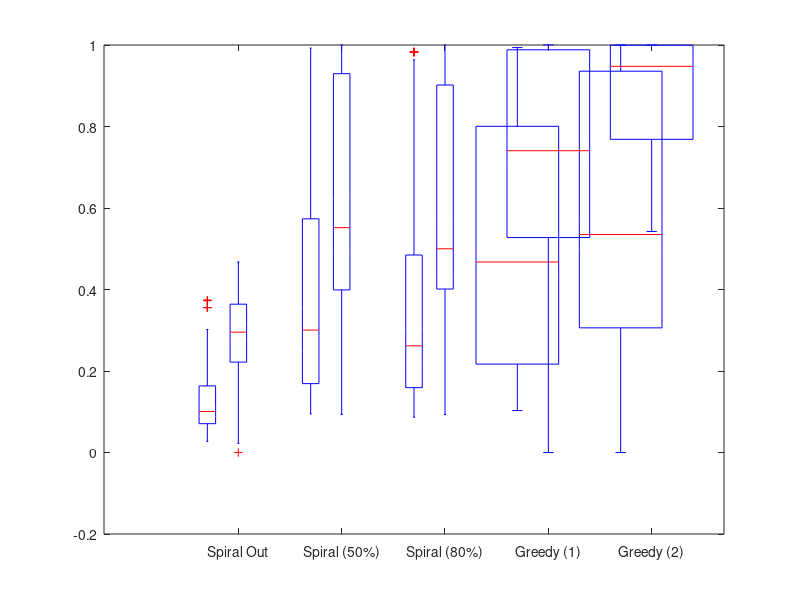

MATLAB code for this plot: (Note: this script raises an error after producing the figure.)
%columns:
%1 - time
%2 - speed
%3 - sigma
%4 - kill rate
%5 - mode
%6 - row spacing
%7 - transition probability
%8 - result

normalTestResults = csvread('NormalPrmResults.csv');

%set up data by value
%time
% filename = 'NormalTimeResults.pdf';
% vals = [300 600];
% group1 = normalTestResults(normalTestResults(:,1)==vals(1),:);
% group2 = normalTestResults(normalTestResults(:,1)==vals(2),:);

%time/speed
filename = 'NormalSpeedTimeResultswLgFont.pdf';
vals = ['Low Speed/Time' 'High Speed/Time'];
group1 = normalTestResults(normalTestResults(:,1)==300,:);
group1 = group1(group1(:,2)==6,:);
group2 = normalTestResults(normalTestResults(:,1)==600,:);
group2 = group2(group2(:,2)==12,:);

f=figure;
% set positions for boxes
position_1 = 1:1:5;
position_2 = 1.3:1:5.3;
% plot first set of boxes in blue
h1 = boxplot(group1(:,8)/10000,group1(:,5),'colors','b','positions',position_1,'width',0.18);
hold on  % Keep the first box plot on figure
% plot second set of boxes in red
h2 = boxplot(group2(:,8)/10000,group2(:,5),'colors',[0.8 0 0],'positions',position_2,'width',0.18);

%set axis labels
set(gca,'XTickLabel',{'Spiral Out','Spiral (50%)','Spiral (80%)','Greedy (1)','Greedy (2)'}) %normal

%hide outliers
set(h1(7,:),'Visible','off')
set(h2(7,:),'Visible','off')
%build legend
box_vars = findall(gca,'Tag','Box');
%hLegend = legend(box_vars([7,1]), {[num2str(vals(1)) ' s'],[num2str(vals(2)) ' s']},'Location','northwest');
hLegend = legend(box_vars([7,1]), {'Low Speed/Time','High Speed/Time'},'Location','northoutside');

hold off
% Insert texts and labels
ylabel('Fraction of Population Found')
xlabel('Search Method')
ylim([-0.01 1.01])
set(gcf,'PaperPositionMode','auto','PaperSize',[7,4],'PaperPosition',[0,0,7,4] );
%print(gcf, '-dpdf', filename);